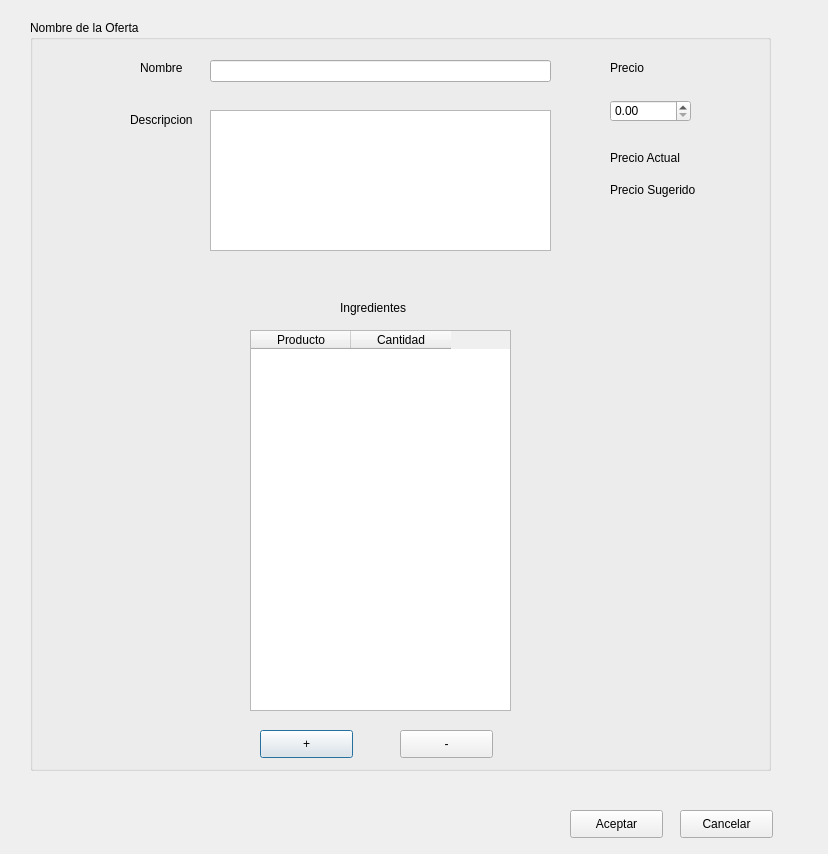
<?xml version="1.0" encoding="UTF-8"?>
<ui version="4.0">
 <class>form_modificarOferta</class>
 <widget class="QDialog" name="form_modificarOferta">
  <property name="geometry">
   <rect>
    <x>0</x>
    <y>0</y>
    <width>828</width>
    <height>854</height>
   </rect>
  </property>
  <property name="windowTitle">
   <string>Dialog</string>
  </property>
  <widget class="QGroupBox" name="groupBox">
   <property name="geometry">
    <rect>
     <x>30</x>
     <y>20</y>
     <width>741</width>
     <height>751</height>
    </rect>
   </property>
   <property name="title">
    <string>Nombre de la Oferta</string>
   </property>
   <widget class="QTableWidget" name="tableWidget">
    <property name="geometry">
     <rect>
      <x>220</x>
      <y>310</y>
      <width>261</width>
      <height>381</height>
     </rect>
    </property>
    <column>
     <property name="text">
      <string>Producto</string>
     </property>
    </column>
    <column>
     <property name="text">
      <string>Cantidad</string>
     </property>
    </column>
   </widget>
   <widget class="QPushButton" name="pushButton">
    <property name="geometry">
     <rect>
      <x>230</x>
      <y>710</y>
      <width>93</width>
      <height>28</height>
     </rect>
    </property>
    <property name="text">
     <string>+</string>
    </property>
   </widget>
   <widget class="QPushButton" name="pushButton_2">
    <property name="geometry">
     <rect>
      <x>370</x>
      <y>710</y>
      <width>93</width>
      <height>28</height>
     </rect>
    </property>
    <property name="text">
     <string>-</string>
    </property>
   </widget>
   <widget class="QLabel" name="label">
    <property name="geometry">
     <rect>
      <x>310</x>
      <y>280</y>
      <width>91</width>
      <height>16</height>
     </rect>
    </property>
    <property name="text">
     <string>Ingredientes</string>
    </property>
   </widget>
   <widget class="QLabel" name="label_2">
    <property name="geometry">
     <rect>
      <x>580</x>
      <y>130</y>
      <width>81</width>
      <height>16</height>
     </rect>
    </property>
    <property name="text">
     <string>Precio Actual</string>
    </property>
   </widget>
   <widget class="QLabel" name="label_3">
    <property name="geometry">
     <rect>
      <x>580</x>
      <y>160</y>
      <width>101</width>
      <height>20</height>
     </rect>
    </property>
    <property name="text">
     <string>Precio Sugerido</string>
    </property>
   </widget>
   <widget class="QLabel" name="label_4">
    <property name="geometry">
     <rect>
      <x>580</x>
      <y>40</y>
      <width>81</width>
      <height>16</height>
     </rect>
    </property>
    <property name="text">
     <string>Precio</string>
    </property>
   </widget>
   <widget class="QDoubleSpinBox" name="doubleSpinBox">
    <property name="geometry">
     <rect>
      <x>580</x>
      <y>80</y>
      <width>81</width>
      <height>22</height>
     </rect>
    </property>
   </widget>
   <widget class="QLabel" name="label_5">
    <property name="geometry">
     <rect>
      <x>100</x>
      <y>90</y>
      <width>71</width>
      <height>20</height>
     </rect>
    </property>
    <property name="text">
     <string>Descripcion</string>
    </property>
   </widget>
   <widget class="QLineEdit" name="lineEdit">
    <property name="geometry">
     <rect>
      <x>180</x>
      <y>40</y>
      <width>341</width>
      <height>22</height>
     </rect>
    </property>
   </widget>
   <widget class="QLabel" name="label_6">
    <property name="geometry">
     <rect>
      <x>110</x>
      <y>40</y>
      <width>55</width>
      <height>16</height>
     </rect>
    </property>
    <property name="text">
     <string>Nombre</string>
    </property>
   </widget>
   <widget class="QTextEdit" name="textEdit">
    <property name="geometry">
     <rect>
      <x>180</x>
      <y>90</y>
      <width>341</width>
      <height>141</height>
     </rect>
    </property>
   </widget>
  </widget>
  <widget class="QPushButton" name="pushButton_4">
   <property name="geometry">
    <rect>
     <x>680</x>
     <y>810</y>
     <width>93</width>
     <height>28</height>
    </rect>
   </property>
   <property name="text">
    <string>Cancelar</string>
   </property>
  </widget>
  <widget class="QPushButton" name="pushButton_3">
   <property name="geometry">
    <rect>
     <x>570</x>
     <y>810</y>
     <width>93</width>
     <height>28</height>
    </rect>
   </property>
   <property name="text">
    <string>Aceptar</string>
   </property>
  </widget>
 </widget>
 <resources/>
 <connections/>
</ui>
